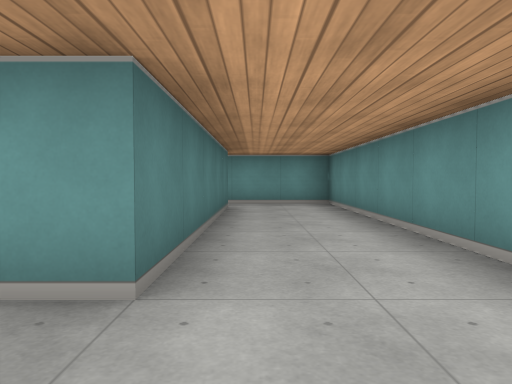
view 1 (above)

22 first-person views from a walk through a cub3D maze. The camera is about half as high as the walls, tilts 2° down and sees 70° across. The floor is counted in squares. Each view is taken from the middle of a square. On the plan, view 1 faces up. The plan holds only what a view shows up to about 9 squares ahead; the rest is blank.

view 2
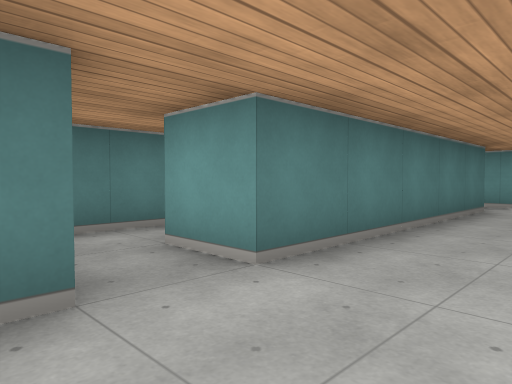

view 3
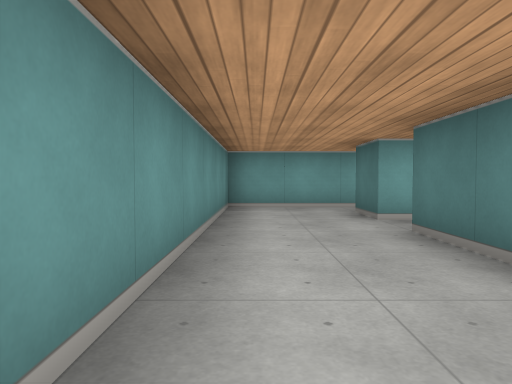

view 4
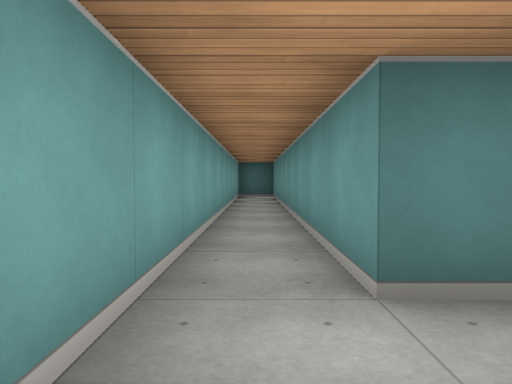

view 5
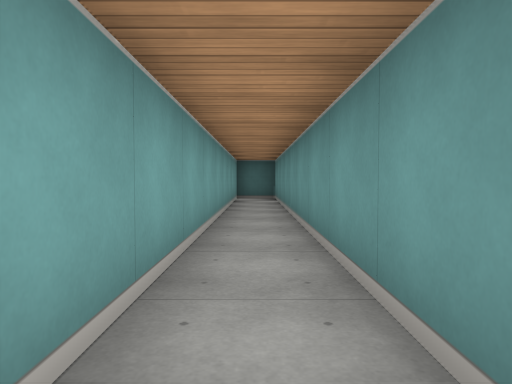

view 6
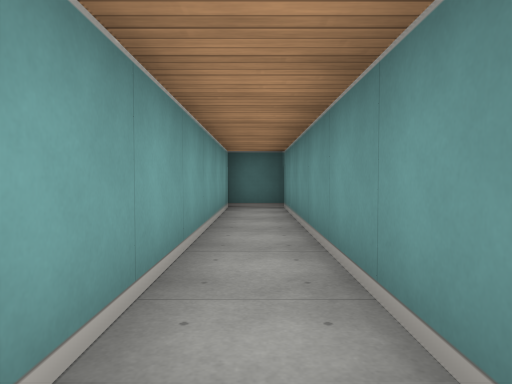

view 7
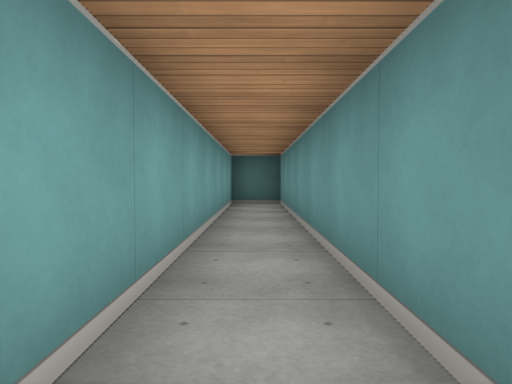

view 8
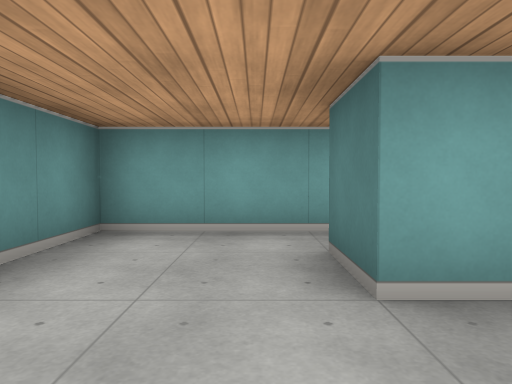

view 9
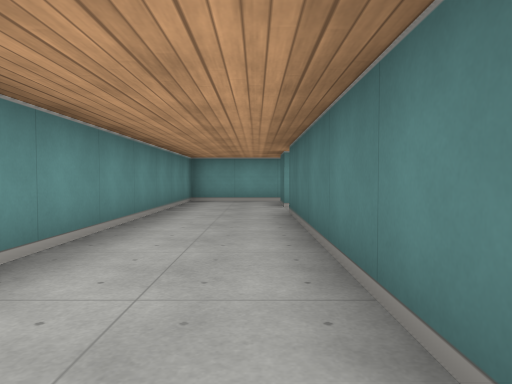

view 10
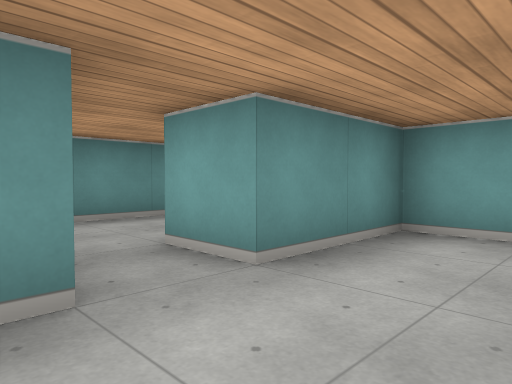

view 11
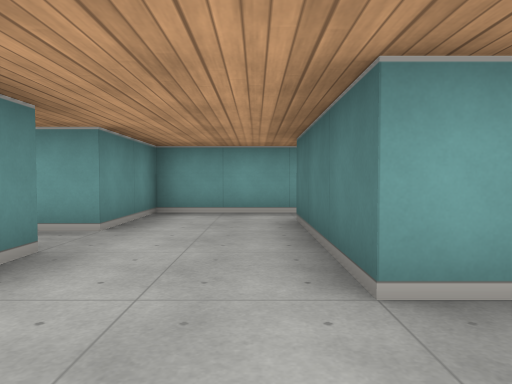

view 12
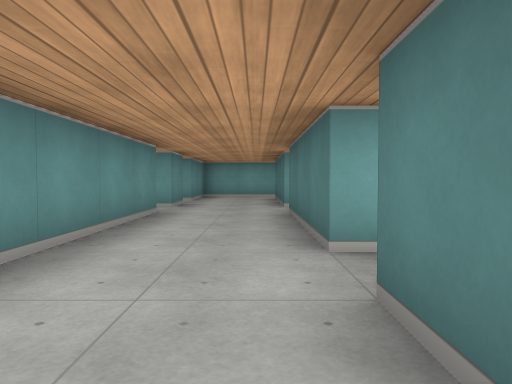

view 13
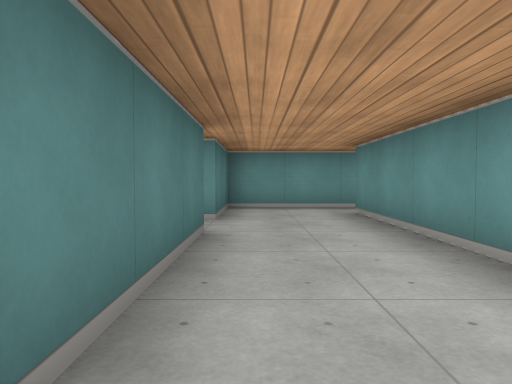

view 14
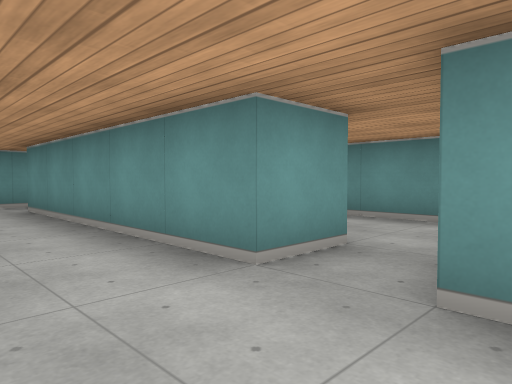

view 15
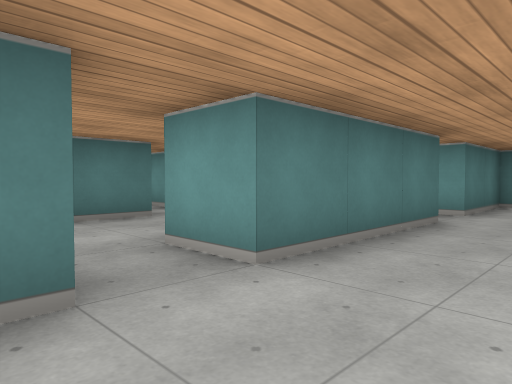

view 16
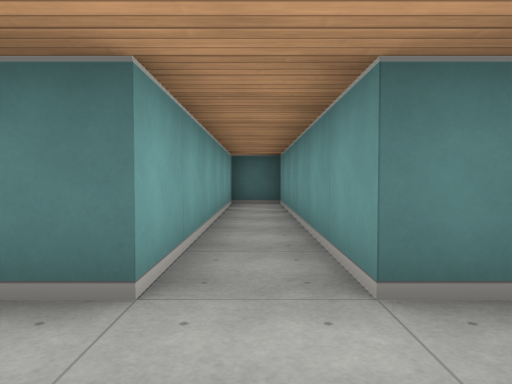

view 17
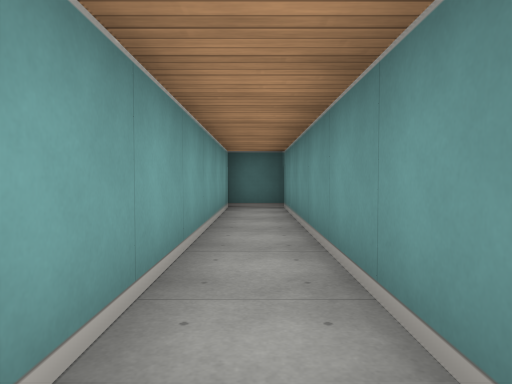

view 18
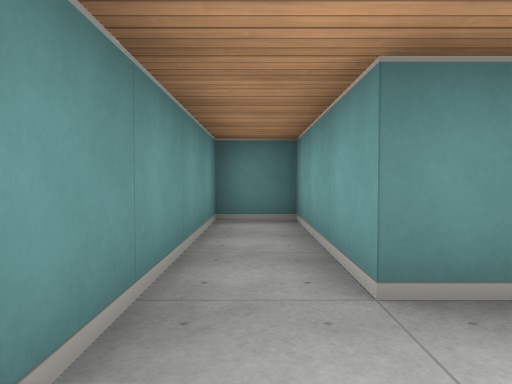

view 19
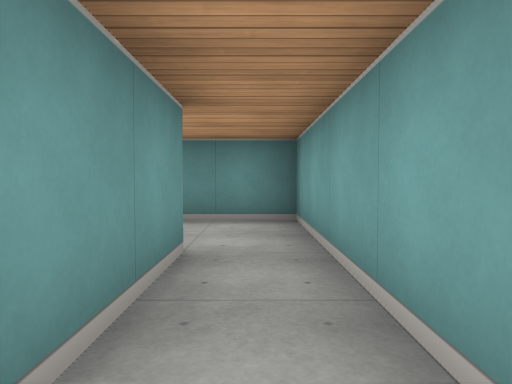

view 20
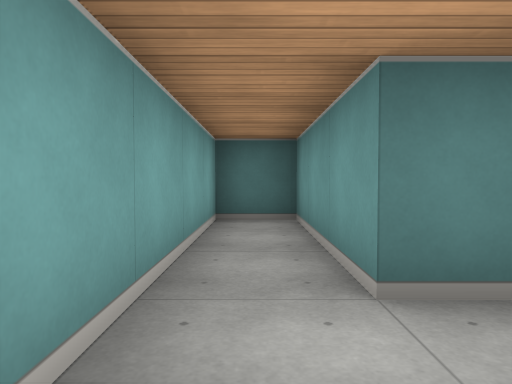

view 21
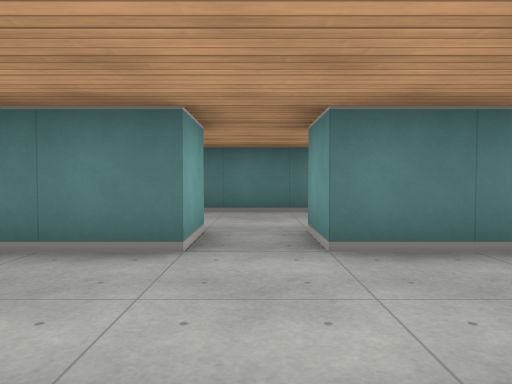

view 22
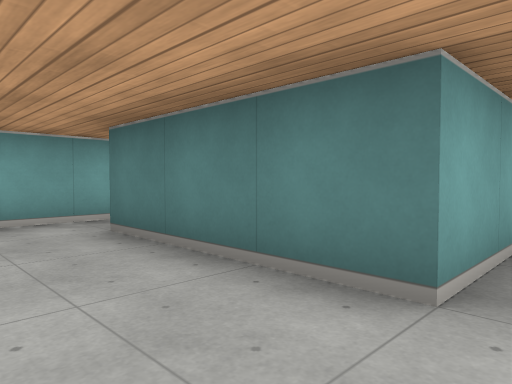

### Floor plan
Ten units are one square. View 1 is at (0, 0); x grows to the right and y downward. Boxes are objects, and circles mark ways between rooms. Rooms are numbered by the first view taken in them; rooms with no view inside come last. Other rooms are left out.
<svg viewBox="-100 -160 120 180">
<path fill="none" stroke="#000" d="M-5 -5 -5 5 -95 5 -95 15 15 15 15 -5M-15 -65 -5 -65 -5 -15M15 -5 15 -75 -8 -75M-35 -85 -35 -65M-15 -74 -15 -85M-35 -145 -35 -135 -95 -135 -95 -125 -35 -125 -35 -95M-15 -95 -15 -145M-15 -145 15 -145 15 -155 -35 -155 -35 -145M-35 -65 -35 -55 -65 -55 -65 -45 -15 -45 -15 -65M-4 -95 -15 -95M15 -94 15 -108M-78 -115 -84 -115M-79 -105 -65 -105M-45 -85 -35 -85M-35 -95 -45 -95M-65 -105 -65 -85M-25 -21 -25 -11M-5 -15 -15 -15M-11 -5 -5 -5M-65 -85 -65 -75M-70 -65 -58 -65"/>
<circle cx="5" cy="0" r="3" fill="#2a7"/>
<circle cx="-10" cy="-70" r="3" fill="#2a7"/>
<circle cx="-10" cy="-10" r="3" fill="#2a7"/>
<circle cx="-25" cy="-80" r="3" fill="#2a7"/>
<circle cx="-25" cy="-60" r="3" fill="#2a7"/>
<circle cx="-25" cy="-140" r="3" fill="#2a7"/>
<circle cx="-10" cy="-90" r="3" fill="#2a7"/>
<circle cx="-40" cy="-90" r="3" fill="#2a7"/>
<circle cx="-55" cy="-100" r="3" fill="#2a7"/>
<circle cx="-55" cy="-80" r="3" fill="#2a7"/>
<text x="-30" y="10">1</text>
<text x="0" y="-40">2</text>
<text x="-30" y="-80">3</text>
<text x="-30" y="-120">4</text>
<text x="-10" y="-150">5</text>
<text x="-40" y="-50">6</text>
<text x="0" y="-110">7</text>
<text x="-70" y="-110">8</text>
<text x="-50" y="-90">9</text>
<text x="-20" y="-20">10</text>
<text x="-60" y="-80">11</text>
</svg>
Room 1 opens to room 2. Room 2 opens to room 3. Room 2 opens to room 10. Room 3 opens to room 4. Room 3 opens to room 6. Room 4 opens to room 5. Room 4 opens to room 7. Room 4 opens to room 9. Room 8 opens to room 9. Room 9 opens to room 11.

Where each view was taken, in squares from view 1:
view 1: 0 up, 0 right, facing up
view 2: 0 up, 1 right, facing up-left
view 3: 5 up, 1 right, facing down
view 4: 1 down, 1 right, facing left
view 5: 1 down, 0 right, facing left
view 6: 1 down, 3 left, facing left
view 7: 1 down, 2 left, facing left
view 8: 2 up, 0 right, facing down
view 9: 7 up, 0 right, facing down
view 10: 8 up, 3 left, facing down-right
view 11: 10 up, 3 left, facing down
view 12: 15 up, 3 left, facing down
view 13: 9 up, 3 left, facing up
view 14: 8 up, 3 left, facing up-right
view 15: 8 up, 2 left, facing up-left
view 16: 13 up, 2 left, facing left
view 17: 13 up, 3 left, facing left
view 18: 15 up, 3 left, facing right
view 19: 5 up, 6 left, facing right
view 20: 5 up, 2 left, facing left
view 21: 9 up, 1 left, facing left
view 22: 11 up, 5 left, facing down-left
